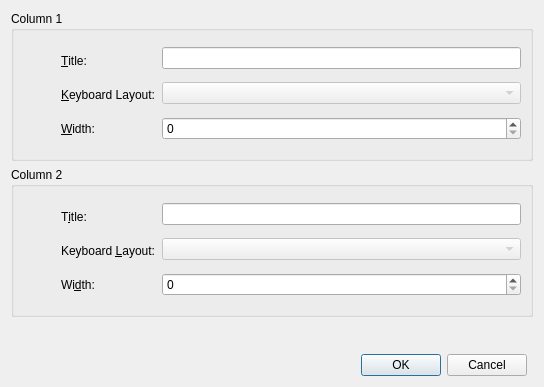
<?xml version="1.0" encoding="UTF-8"?>
<ui version="4.0">
 <class>dlgLanguages</class>
 <widget class="QDialog" name="dlgLanguages">
  <property name="geometry">
   <rect>
    <x>0</x>
    <y>0</y>
    <width>544</width>
    <height>387</height>
   </rect>
  </property>
  <property name="windowTitle">
   <string>Column Titles</string>
  </property>
  <property name="windowIcon">
   <iconset resource="../wordquiz.qrc">
    <normaloff>:/kwordquiz/icons/hi16-app-kwordquiz.png</normaloff>:/kwordquiz/icons/hi16-app-kwordquiz.png</iconset>
  </property>
  <property name="modal">
   <bool>true</bool>
  </property>
  <layout class="QGridLayout" name="gridLayout_3">
   <item row="0" column="0" colspan="2">
    <widget class="QGroupBox" name="column1GroupBox">
     <property name="sizePolicy">
      <sizepolicy hsizetype="Preferred" vsizetype="Fixed">
       <horstretch>0</horstretch>
       <verstretch>0</verstretch>
      </sizepolicy>
     </property>
     <property name="minimumSize">
      <size>
       <width>0</width>
       <height>150</height>
      </size>
     </property>
     <property name="title">
      <string>Column 1</string>
     </property>
     <property name="flat">
      <bool>false</bool>
     </property>
     <layout class="QGridLayout" name="gridLayout">
      <item row="0" column="0">
       <widget class="QLabel" name="column1Picture">
        <property name="sizePolicy">
         <sizepolicy hsizetype="Fixed" vsizetype="Fixed">
          <horstretch>0</horstretch>
          <verstretch>0</verstretch>
         </sizepolicy>
        </property>
        <property name="minimumSize">
         <size>
          <width>32</width>
          <height>32</height>
         </size>
        </property>
        <property name="maximumSize">
         <size>
          <width>32</width>
          <height>32</height>
         </size>
        </property>
        <property name="toolTip">
         <string>Title for the left column</string>
        </property>
        <property name="whatsThis">
         <string>Enter a title (identifier) for the left column</string>
        </property>
        <property name="pixmap">
         <pixmap resource="../wordquiz.qrc">:/kwordquiz/pics/ox32-action-question.png</pixmap>
        </property>
        <property name="scaledContents">
         <bool>true</bool>
        </property>
       </widget>
      </item>
      <item row="0" column="1" rowspan="2">
       <layout class="QVBoxLayout" name="column1LabelLayout">
        <property name="sizeConstraint">
         <enum>QLayout::SetMinimumSize</enum>
        </property>
        <item>
         <widget class="QLabel" name="column1TitleLabel">
          <property name="sizePolicy">
           <sizepolicy hsizetype="Minimum" vsizetype="Preferred">
            <horstretch>0</horstretch>
            <verstretch>0</verstretch>
           </sizepolicy>
          </property>
          <property name="text">
           <string>&amp;Title:</string>
          </property>
          <property name="buddy">
           <cstring>column1TitleLineEdit</cstring>
          </property>
         </widget>
        </item>
        <item>
         <widget class="QLabel" name="column1LayoutLabel">
          <property name="sizePolicy">
           <sizepolicy hsizetype="Minimum" vsizetype="Fixed">
            <horstretch>0</horstretch>
            <verstretch>0</verstretch>
           </sizepolicy>
          </property>
          <property name="text">
           <string>&amp;Keyboard Layout:</string>
          </property>
          <property name="buddy">
           <cstring>column1LayoutComboBox</cstring>
          </property>
         </widget>
        </item>
        <item>
         <widget class="QLabel" name="column1WidthLabel">
          <property name="sizePolicy">
           <sizepolicy hsizetype="Minimum" vsizetype="Preferred">
            <horstretch>0</horstretch>
            <verstretch>0</verstretch>
           </sizepolicy>
          </property>
          <property name="text">
           <string>&amp;Width:</string>
          </property>
          <property name="buddy">
           <cstring>column1WidthSpinBox</cstring>
          </property>
         </widget>
        </item>
       </layout>
      </item>
      <item row="0" column="2" rowspan="2">
       <layout class="QVBoxLayout" name="column1WidgetLayout">
        <item>
         <widget class="QLineEdit" name="column1TitleLineEdit">
          <property name="sizePolicy">
           <sizepolicy hsizetype="Expanding" vsizetype="Fixed">
            <horstretch>0</horstretch>
            <verstretch>0</verstretch>
           </sizepolicy>
          </property>
          <property name="toolTip">
           <string>Title for the left column</string>
          </property>
          <property name="whatsThis">
           <string>Enter a title (identifier) for the left column</string>
          </property>
         </widget>
        </item>
        <item>
         <widget class="QComboBox" name="column1LayoutComboBox">
          <property name="enabled">
           <bool>false</bool>
          </property>
          <property name="toolTip">
           <string>Keyboard layout for the left column</string>
          </property>
          <property name="whatsThis">
           <string>Select a keyboard layout for the left column</string>
          </property>
         </widget>
        </item>
        <item>
         <widget class="QSpinBox" name="column1WidthSpinBox">
          <property name="toolTip">
           <string>Width of the left column</string>
          </property>
          <property name="whatsThis">
           <string>Enter the width (in pixels) for the left column</string>
          </property>
          <property name="maximum">
           <number>1500</number>
          </property>
         </widget>
        </item>
       </layout>
      </item>
      <item row="1" column="0">
       <spacer name="column1Spacer">
        <property name="orientation">
         <enum>Qt::Vertical</enum>
        </property>
        <property name="sizeType">
         <enum>QSizePolicy::Expanding</enum>
        </property>
        <property name="sizeHint" stdset="0">
         <size>
          <width>32</width>
          <height>70</height>
         </size>
        </property>
       </spacer>
      </item>
     </layout>
    </widget>
   </item>
   <item row="1" column="0" colspan="2">
    <widget class="QGroupBox" name="column2GroupBox">
     <property name="sizePolicy">
      <sizepolicy hsizetype="Preferred" vsizetype="Fixed">
       <horstretch>0</horstretch>
       <verstretch>0</verstretch>
      </sizepolicy>
     </property>
     <property name="minimumSize">
      <size>
       <width>0</width>
       <height>150</height>
      </size>
     </property>
     <property name="title">
      <string>Column 2</string>
     </property>
     <property name="flat">
      <bool>false</bool>
     </property>
     <layout class="QGridLayout" name="gridLayout_2">
      <item row="0" column="0">
       <widget class="QLabel" name="column2Picture">
        <property name="sizePolicy">
         <sizepolicy hsizetype="Fixed" vsizetype="Fixed">
          <horstretch>0</horstretch>
          <verstretch>0</verstretch>
         </sizepolicy>
        </property>
        <property name="minimumSize">
         <size>
          <width>32</width>
          <height>32</height>
         </size>
        </property>
        <property name="maximumSize">
         <size>
          <width>32</width>
          <height>32</height>
         </size>
        </property>
        <property name="toolTip">
         <string>Title for the left column</string>
        </property>
        <property name="whatsThis">
         <string>Enter a title (identifier) for the left column</string>
        </property>
        <property name="pixmap">
         <pixmap resource="../wordquiz.qrc">:/kwordquiz/pics/ox32-action-answer.png</pixmap>
        </property>
        <property name="scaledContents">
         <bool>true</bool>
        </property>
       </widget>
      </item>
      <item row="0" column="1" rowspan="2">
       <layout class="QVBoxLayout" name="column2LabelLayout">
        <property name="sizeConstraint">
         <enum>QLayout::SetMinimumSize</enum>
        </property>
        <item>
         <widget class="QLabel" name="column2TitleLabel">
          <property name="sizePolicy">
           <sizepolicy hsizetype="Minimum" vsizetype="Preferred">
            <horstretch>0</horstretch>
            <verstretch>0</verstretch>
           </sizepolicy>
          </property>
          <property name="text">
           <string>T&amp;itle:</string>
          </property>
          <property name="buddy">
           <cstring>column2TitleLineEdit</cstring>
          </property>
         </widget>
        </item>
        <item>
         <widget class="QLabel" name="column2LayoutLabel">
          <property name="sizePolicy">
           <sizepolicy hsizetype="Minimum" vsizetype="Fixed">
            <horstretch>0</horstretch>
            <verstretch>0</verstretch>
           </sizepolicy>
          </property>
          <property name="text">
           <string>Keyboard &amp;Layout:</string>
          </property>
          <property name="buddy">
           <cstring>column2LayoutComboBox</cstring>
          </property>
         </widget>
        </item>
        <item>
         <widget class="QLabel" name="column2WidthLabel">
          <property name="sizePolicy">
           <sizepolicy hsizetype="Minimum" vsizetype="Preferred">
            <horstretch>0</horstretch>
            <verstretch>0</verstretch>
           </sizepolicy>
          </property>
          <property name="text">
           <string>Wi&amp;dth:</string>
          </property>
          <property name="buddy">
           <cstring>column2WidthSpinBox</cstring>
          </property>
         </widget>
        </item>
       </layout>
      </item>
      <item row="0" column="2" rowspan="2">
       <layout class="QVBoxLayout" name="column2WidgetLayout">
        <item>
         <widget class="QLineEdit" name="column2TitleLineEdit">
          <property name="sizePolicy">
           <sizepolicy hsizetype="Expanding" vsizetype="Fixed">
            <horstretch>0</horstretch>
            <verstretch>0</verstretch>
           </sizepolicy>
          </property>
          <property name="toolTip">
           <string>Title for the right column</string>
          </property>
          <property name="whatsThis">
           <string>Enter a title (identifier) for the right column</string>
          </property>
         </widget>
        </item>
        <item>
         <widget class="QComboBox" name="column2LayoutComboBox">
          <property name="enabled">
           <bool>false</bool>
          </property>
         </widget>
        </item>
        <item>
         <widget class="QSpinBox" name="column2WidthSpinBox">
          <property name="toolTip">
           <string>Width of the right column</string>
          </property>
          <property name="whatsThis">
           <string>Enter the width (in pixels) for the right column</string>
          </property>
          <property name="maximum">
           <number>1500</number>
          </property>
         </widget>
        </item>
       </layout>
      </item>
      <item row="1" column="0">
       <spacer name="column2Spacer">
        <property name="orientation">
         <enum>Qt::Vertical</enum>
        </property>
        <property name="sizeType">
         <enum>QSizePolicy::Expanding</enum>
        </property>
        <property name="sizeHint" stdset="0">
         <size>
          <width>32</width>
          <height>70</height>
         </size>
        </property>
       </spacer>
      </item>
     </layout>
    </widget>
   </item>
   <item row="2" column="0" colspan="2">
    <spacer>
     <property name="orientation">
      <enum>Qt::Vertical</enum>
     </property>
     <property name="sizeHint" stdset="0">
      <size>
       <width>20</width>
       <height>21</height>
      </size>
     </property>
    </spacer>
   </item>
   <item row="3" column="0">
    <widget class="QDialogButtonBox" name="buttonBox">
     <property name="orientation">
      <enum>Qt::Horizontal</enum>
     </property>
     <property name="standardButtons">
      <set>QDialogButtonBox::Cancel|QDialogButtonBox::Ok</set>
     </property>
    </widget>
   </item>
  </layout>
 </widget>
 <resources>
  <include location="../wordquiz.qrc"/>
 </resources>
 <connections>
  <connection>
   <sender>buttonBox</sender>
   <signal>accepted()</signal>
   <receiver>dlgLanguages</receiver>
   <slot>accept()</slot>
   <hints>
    <hint type="sourcelabel">
     <x>248</x>
     <y>254</y>
    </hint>
    <hint type="destinationlabel">
     <x>157</x>
     <y>274</y>
    </hint>
   </hints>
  </connection>
  <connection>
   <sender>buttonBox</sender>
   <signal>rejected()</signal>
   <receiver>dlgLanguages</receiver>
   <slot>reject()</slot>
   <hints>
    <hint type="sourcelabel">
     <x>316</x>
     <y>260</y>
    </hint>
    <hint type="destinationlabel">
     <x>286</x>
     <y>274</y>
    </hint>
   </hints>
  </connection>
 </connections>
</ui>
